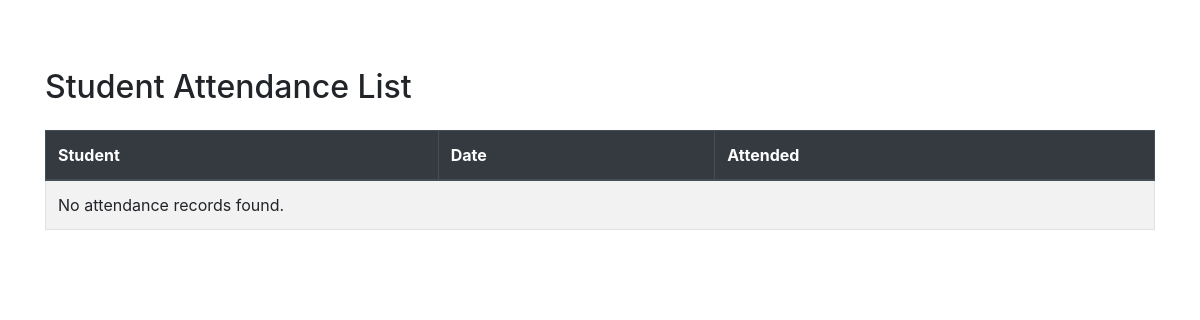
Page /student/student_attendance_list/ on the earlier database version.
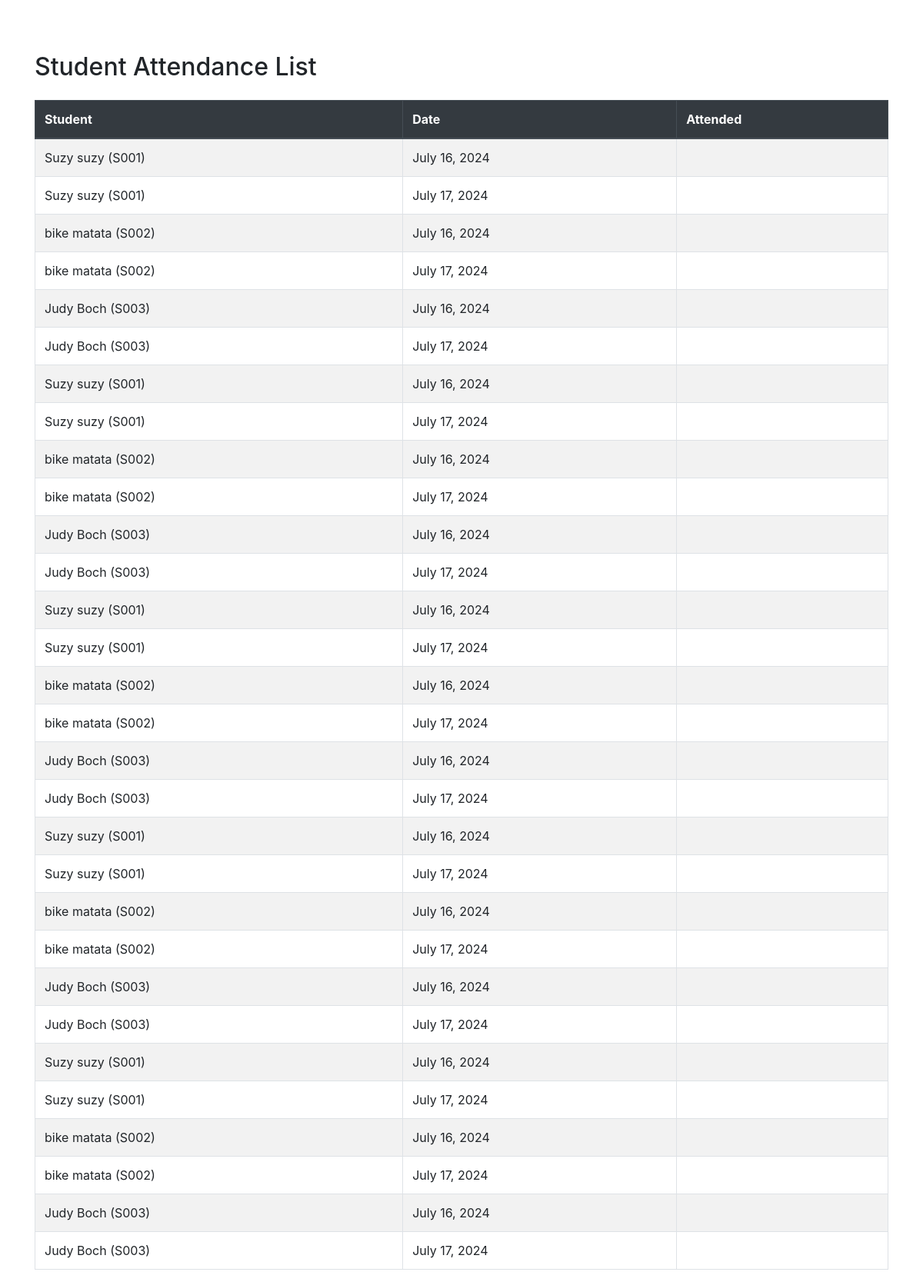
Same page on the later database version.
### student_management_app/models.py (models this page shows, shortened)
class Attendance(models.Model):
    student = models.ForeignKey(Student, on_delete=models.CASCADE)
    course = models.ForeignKey(Course, on_delete=models.CASCADE)
    date = models.DateField()
    status = models.CharField(max_length=10, choices=[
        ('Present', 'Present'),
        ('Absent', 'Absent'),
        ('Late', 'Late'),
    ])

class Student(models.Model):
    user = models.OneToOneField(User, on_delete=models.CASCADE, null=False, blank=True)
    first_name = models.CharField(max_length=30)
    last_name = models.CharField(max_length=30)
    date_of_birth = models.DateField()
    admission_number = models.CharField(max_length=20, unique=True)
    date_admitted = models.DateField()
    address = models.TextField()
    gender = models.CharField(max_length=1, choices=[('M', 'Male'), ('F', 'Female')])
    guardian_name = models.CharField(max_length=100)
    guardian_contact = models.CharField(max_length=20)
    email = models.EmailField()
    phone = models.CharField(max_length=20)
    active = models.BooleanField(default=True)
    profile_picture = models.ImageField(upload_to='profile_pics/', blank=True, null=True)
    extra_curricular_activities = models.TextField(blank=True, null=True)
    def __str__(self):
        return f"{self.first_name} {self.last_name} ({self.admission_number})"

### student_management_app/views.py (the view)
# urls.py: path('student_attendance_list/', views.student_attendance_list, name='student_attendance_list'),
def student_attendance_list(request):
    attendances = Attendance.objects.all()  # Fetch all attendance records
    context = {
        'attendances': attendances,
    }
    return render(request, 'student_management_app/student_attendance_list.html', context)

### student_management_app/templates/student_management_app/student_attendance_list.html (shortened to what this page needs)
<!DOCTYPE html>
<html lang="en">
<head>
    <link rel="stylesheet" href="https://stackpath.bootstrapcdn.com/bootstrap/4.5.2/css/bootstrap.min.css">
</head>
<body>
    <div class="container">
        <h2 class="mt-5 mb-4">Student Attendance List</h2>
        <div class="table-responsive">
            <table class="table table-bordered table-striped">
                <thead class="thead-dark">
                    <tr>
                        <th>Student</th>
                        <th>Date</th>
                        <th>Attended</th>
                    </tr>
                </thead>
                <tbody>
                    {% for attendance in attendances %}
                        <tr>
                            <td>{{ attendance.student }}</td>
                            <td>{{ attendance.date }}</td>
                            <td>{{ attendance.attended }}</td>
                        </tr>
                    {% empty %}
                        <tr>
                            <td colspan="3">No attendance records found.</td>
                        </tr>
                    {% endfor %}
                </tbody>
            </table>
        </div>
    </div>
</body>
</html>

Differences in the rows shown:
added Attendance: student "Suzy suzy (S001)", date "July 16, 2024"
added Attendance: student "Suzy suzy (S001)", date "July 17, 2024"
added Attendance: student "bike matata (S002)", date "July 16, 2024"
added Attendance: student "bike matata (S002)", date "July 17, 2024"
added Attendance: student "Judy Boch (S003)", date "July 16, 2024"
added Attendance: student "Judy Boch (S003)", date "July 17, 2024"
added Attendance: student "Suzy suzy (S001)", date "July 16, 2024"
added Attendance: student "Suzy suzy (S001)", date "July 17, 2024"
added Attendance: student "bike matata (S002)", date "July 16, 2024"
added Attendance: student "bike matata (S002)", date "July 17, 2024"
added Attendance: student "Judy Boch (S003)", date "July 16, 2024"
added Attendance: student "Judy Boch (S003)", date "July 17, 2024"
added Attendance: student "Suzy suzy (S001)", date "July 16, 2024"
added Attendance: student "Suzy suzy (S001)", date "July 17, 2024"
added Attendance: student "bike matata (S002)", date "July 16, 2024"
added Attendance: student "bike matata (S002)", date "July 17, 2024"
added Attendance: student "Judy Boch (S003)", date "July 16, 2024"
added Attendance: student "Judy Boch (S003)", date "July 17, 2024"
added Attendance: student "Suzy suzy (S001)", date "July 16, 2024"
added Attendance: student "Suzy suzy (S001)", date "July 17, 2024"
added Attendance: student "bike matata (S002)", date "July 16, 2024"
added Attendance: student "bike matata (S002)", date "July 17, 2024"
added Attendance: student "Judy Boch (S003)", date "July 16, 2024"
added Attendance: student "Judy Boch (S003)", date "July 17, 2024"
added Attendance: student "Suzy suzy (S001)", date "July 16, 2024"
added Attendance: student "Suzy suzy (S001)", date "July 17, 2024"
added Attendance: student "bike matata (S002)", date "July 16, 2024"
added Attendance: student "bike matata (S002)", date "July 17, 2024"
added Attendance: student "Judy Boch (S003)", date "July 16, 2024"
added Attendance: student "Judy Boch (S003)", date "July 17, 2024"
Other differences:
text no longer shown: "No attendance records found."
